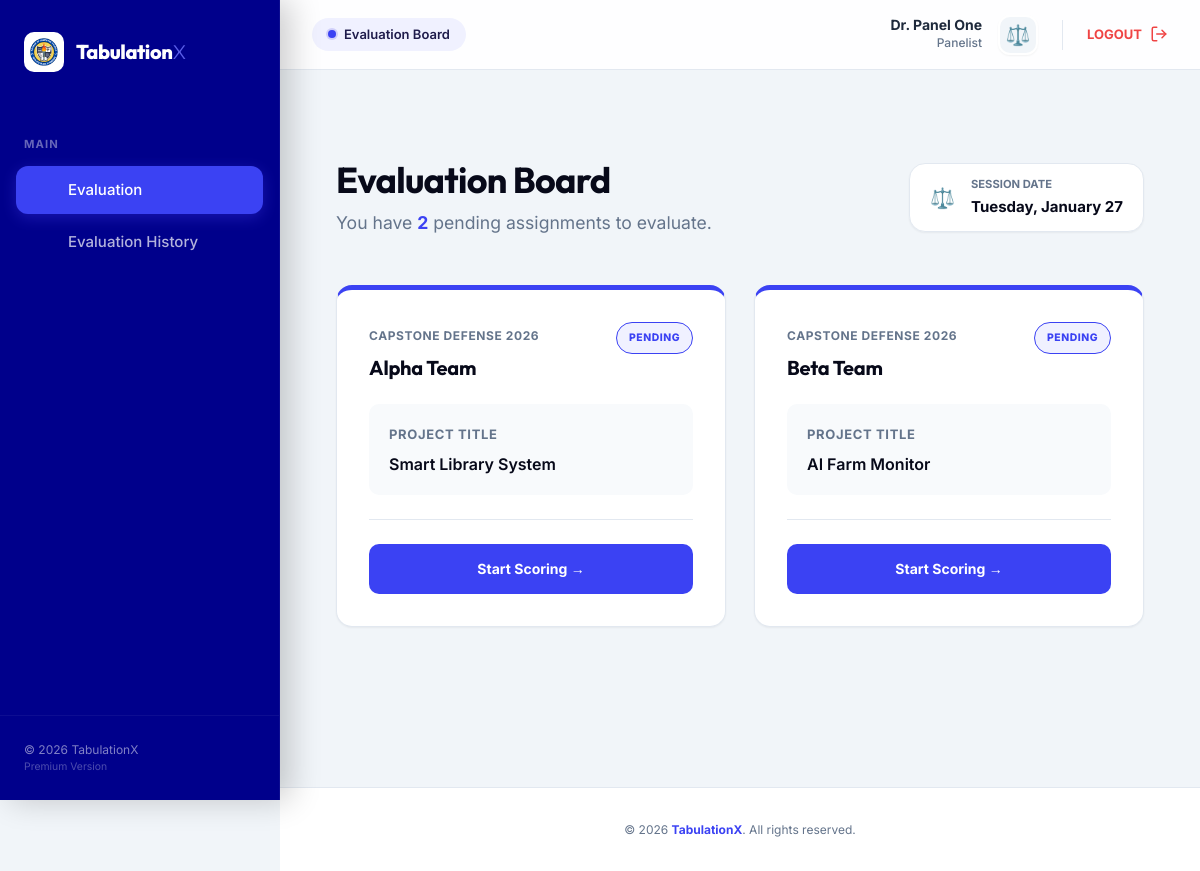
Screenshot of /panelist/dashboard.php (signed in) with the database file from the repository.
### tables this page shows
CREATE TABLE IF NOT EXISTS teams (
    id INT AUTO_INCREMENT PRIMARY KEY,
    team_name VARCHAR(100) NOT NULL,
    project_title VARCHAR(200) NOT NULL,
    description TEXT,
    created_at TIMESTAMP DEFAULT CURRENT_TIMESTAMP
);

### panelist/dashboard.php (the view, shortened to what this page needs)
<?php
require_once '../config/database.php';
require_once '../components/ui.php';
$panelist_id = $_SESSION['user_id'];
$stmt = $pdo->prepare("
    SELECT t.*, e.title as event_title, e.status as event_status,
    (SELECT COUNT(*) FROM scores s WHERE s.team_id = t.id AND s.panelist_id = ?) as score_count,
    (SELECT COUNT(*) FROM criteria c WHERE c.event_id = e.id AND c.type='group') as criteria_count
    FROM teams t
    JOIN panelist_assignments pa ON t.id = pa.team_id
    JOIN events e ON pa.event_id = e.id
    WHERE pa.panelist_id = ?
    AND e.status IN ('ongoing', 'upcoming')
    AND t.id NOT IN (SELECT team_id FROM score_locks WHERE panelist_id = ? AND is_locked = 1)
    ORDER BY e.event_date ASC
");
$stmt->execute([$panelist_id, $panelist_id, $panelist_id]);
$teams = $stmt->fetchAll();
?>
<div class="container" style="margin-top: 3rem; padding-bottom: 5rem;">
    <div class="page-header" style="margin-bottom: 3rem;">
        <div>
            <h1 style="font-size: 2.25rem; letter-spacing: -0.02em;">Evaluation Board</h1>
            <p style="color: var(--text-light); margin-top: 0.5rem; font-size: 1.1rem;">You have <span style="color: var(--primary); font-weight: 700;"><?= count($teams) ?></span> pending assignments to evaluate.</p>
        </div>
        <div style="background: white; padding: 0.75rem 1.25rem; border-radius: var(--radius-lg); border: 1px solid var(--border); box-shadow: var(--shadow-sm); display: flex; align-items: center; gap: 1rem;">
             <span style="font-size: 1.25rem;">⚖️</span>
             <div>
                <span style="display: block; font-size: 0.7rem; color: var(--text-light); font-weight: 700; text-transform: uppercase;">Session Date</span>
                <strong style="color: var(--dark); font-size: 0.9375rem;"><?= date('l, F j') ?></strong>
             </div>
        </div>
    </div>
    <div class="dashboard-grid">
        <?php foreach($teams as $team): ?>
            <?php
                $isCompleted = $team['score_count'] >= $team['criteria_count'] && $team['criteria_count'] > 0;
                $statusClass = $isCompleted ? 'btn-secondary' : 'btn-primary';
                $btnText = $isCompleted ? 'Resume Evaluation' : 'Start Scoring';
                $statusText = $isCompleted ? 'DRAFT' : 'PENDING';
                $badgeStyle = $isCompleted ? 'background: var(--success-subtle); color: var(--success); border-color: var(--success);' : 'background: var(--primary-subtle); color: var(--primary); border-color: var(--primary);';
            ?>
            <div class="card animate-fade-in" style="display: flex; flex-direction: column; padding: 2rem; border-top: 5px solid var(--primary);">
                <div style="display: flex; justify-content: space-between; align-items: flex-start; margin-bottom: 1.5rem;">
                    <div>
                        <span style="font-size: 0.75rem; font-weight: 700; color: var(--text-light); text-transform: uppercase; letter-spacing: 0.05em;"><?= htmlspecialchars($team['event_title']) ?></span>
                        <h3 style="margin-top: 0.5rem; font-size: 1.25rem; letter-spacing: -0.01em;"><?= htmlspecialchars($team['team_name']) ?></h3>
                    </div>
                    <span style="<?= $badgeStyle ?> padding: 0.4rem 0.75rem; border-radius: 20px; font-size: 0.65rem; font-weight: 800; border: 1px solid; letter-spacing: 0.05em;">
                        <?= $statusText ?>
                    </span>
                </div>
                <div style="background: var(--light); padding: 1.25rem; border-radius: var(--radius-md); margin-bottom: 1.5rem;">
                    <p style="font-size: 0.8125rem; color: var(--text-light); text-transform: uppercase; font-weight: 700; margin-bottom: 0.5rem; letter-spacing: 0.05em;">Project Title</p>
                    <p style="font-size: 1rem; color: var(--dark); font-weight: 600; line-height: 1.4;">
                        <?= htmlspecialchars($team['project_title']) ?>
                    </p>
                </div>
                <div style="margin-top: auto; padding-top: 1.5rem; border-top: 1px solid var(--border);">
                    <a href="score_team.php?team_id=<?= $team['id'] ?>" class="btn <?= $statusClass ?>" style="width: 100%; height: 50px; font-weight: 700;">
                        <?= $btnText ?> &rarr;
                    </a>
                </div>
            </div>
        <?php endforeach; ?>
    </div>
</div>

### assets/css/style.css (style rules this page uses)
:root { --primary: #3b42f3; --primary-dark: #1e1b4b; --primary-light: #7075ff; --primary-subtle: #f0f1ff; --secondary: #64748b; --dark: #070919; --light: #f8fafc; --bg-body: #f1f5f9; --surface: #ffffff; --border: #e2e8f0; --text-main: #1e293b; --text-light: #64748b; --success: #10b981; --danger: #ef4444; --warning: #f59e0b; --font-heading: 'Outfit', sans-serif; --font-body: 'Inter', sans-serif; --shadow-sm: 0 1px 2px 0 rgb(0 0 0 / 0.05); --shadow: 0 4px 6px -1px rgb(0 0 0 / 0.1), 0 2px 4px -2px rgb(0 0 0 / 0.1); --shadow-md: 0 10px 15px -3px rgb(0 0 0 / 0.1), 0 4px 6px -4px rgb(0 0 0 / 0.1); --shadow-lg: 0 20px 25px -5px rgb(0 0 0 / 0.1), 0 8px 10px -6px rgb(0 0 0 / 0.1); --radius-sm: 6px; --radius-md: 10px; --radius-lg: 16px; --radius-xl: 24px; }
* { box-sizing: border-box; margin: 0; padding: 0; }
body { font-family: var(--font-body); background-color: var(--bg-body); color: var(--text-main); min-height: 100vh; display: flex; flex-direction: column; line-height: 1.6; -webkit-font-smoothing: antialiased; -moz-osx-font-smoothing: grayscale; }
h1, h2, h3, h4, h5, h6 { font-family: var(--font-heading); font-weight: 700; color: var(--dark); line-height: 1.2; }
a { text-decoration: none; color: inherit; transition: all 0.2s ease; }
.container { width: 100%; max-width: 1280px; margin: 0 auto; padding: 0 1.5rem; }
.card { background: var(--surface); border: 1px solid var(--border); border-radius: var(--radius-lg); box-shadow: var(--shadow-sm); padding: 1.75rem; transition: all 0.4s cubic-bezier(0.175, 0.885, 0.32, 1.275); position: relative; overflow: hidden; display: flex; flex-direction: column; }
.card::before { content: ''; position: absolute; top: 0; left: 0; width: 100%; height: 4px; background: transparent; transition: background 0.3s ease; }
.btn { display: inline-flex; align-items: center; justify-content: center; padding: 0.625rem 1.25rem; border-radius: var(--radius-md); font-weight: 600; font-size: 0.875rem; cursor: pointer; border: 1px solid transparent; transition: all 0.2s cubic-bezier(0.4, 0, 0.2, 1); gap: 0.5rem; user-select: none; }
.btn-primary { background: var(--primary); color: white; }
.dashboard-grid { display: grid; grid-template-columns: repeat(auto-fit, minmax(320px, 1fr)); gap: 1.75rem; margin-top: 2rem; }
.animate-fade-in { animation: fadeIn 0.4s ease-out forwards; }
.page-header { display: flex; justify-content: space-between; align-items: center; margin-bottom: 2rem; }

### assets/css/mobile.css (style rules this page uses)
:root { --radius-lg: 16px; --radius-xl: 24px; }
.container { width: 100%; padding: 0 1.25rem; }

### rows the page displays
teams: event_title "CAPSTONE DEFENSE 2026", team_name "Alpha Team", statusText "PENDING", project_title "Smart Library System", $team['id'] 1 (drawn), btnText "Start Scoring"
teams: event_title "CAPSTONE DEFENSE 2026", team_name "Beta Team", statusText "PENDING", project_title "AI Farm Monitor", btnText "Start Scoring"

### other values shown
$title "Evaluation Board"
$user_name "Dr. Panel One"
$role "Panelist"
count($teams) "2"
